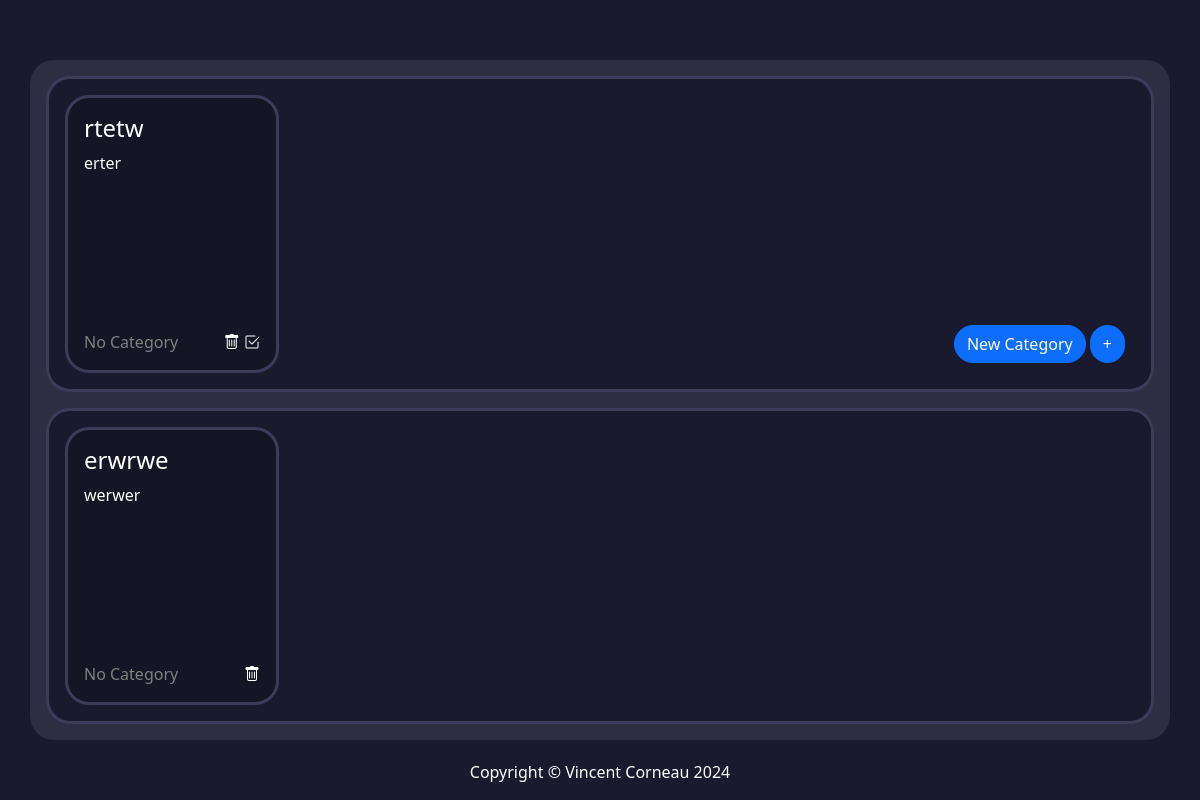
Before: / with the older database file.
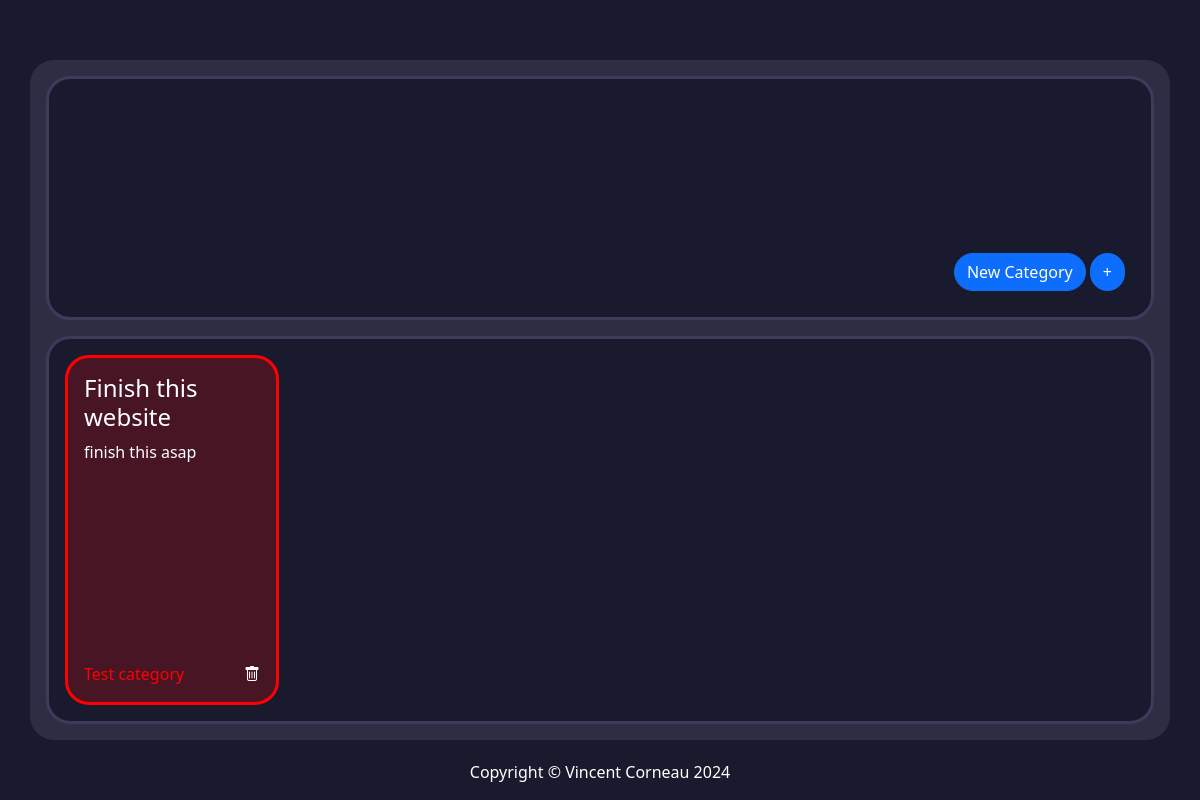
After: the same page with the newer database file.
### todo_app/models.py (models this page shows, shortened)
class Todo(models.Model):
    id = models.AutoField(primary_key=True)
    name = models.CharField(max_length=20, verbose_name="Nom")
    description = models.CharField(max_length=150, verbose_name="Description")
    isDone = models.BooleanField(default=False)
    category = models.ForeignKey(
        Category,
        on_delete=models.CASCADE,
        related_name="todos",
        null=True, blank=True
    )
    class Meta:
        ordering = ('id', 'name','description' ,'isDone')
        verbose_name = "todo"
        verbose_name_plural = "todo"

class Category(models.Model):
    id = models.AutoField(primary_key=True)
    name = models.CharField(max_length=20, verbose_name="Nom")
    color = ColorField(default='#FF0000')
    class Meta:
        ordering = ('id', 'name', 'color',)
        verbose_name = "categorie"
        verbose_name_plural = "categorie"

### todo_app/views.py (the view)
# urls.py: path('', views.TodoView.as_view(), name="todo-list"),
class TodoView(View):
    def get(self, request):
        todo = Todo.objects.all()
        context = {
            'todos': todo,
        }
        return render(request, 'todo-list.html', context)

### todo_app/templatetags/color_filter.py (called while the page is built)
@register.filter
def hex_to_rgba(color, alpha=0.3):
    if not color:
        return f'rgba(0, 0, 0, {alpha})'
    color_str = str(color).strip()
    if color_str.startswith("#"):
        color_str = color_str[1:]
    if len(color_str) != 6:
        return f'rgba(0, 0, 0, {alpha})'
    try:
        r, g, b = tuple(int(color_str[i:i+2], 16) for i in (0, 2, 4))
    except ValueError:
        return f'rgba(0, 0, 0, {alpha})'
    return f'rgba({r}, {g}, {b}, {alpha})'

### todo_app/templates/todo-list.html (shortened to what this page needs)
{% extends 'base.html' %}
{% block content %}
{% load static %}
{% load color_filter %}
<div class="d-grid h-100 p-3 gap-3">
  <div class="list-container d-flex gap-2 p-3">
    {% for todo in todos %}
    {% if not todo.isDone %}
    <div class="d-grid todo-container" style="
      border-color: {{ todo.category.color }};
      background-color: {{ todo.category.color|hex_to_rgba:0.2 }};">
      <div class="d-grid gap-2 card">
        <div class="card-body">
          <h4 class="card-title text-wrap">{{ todo.name }}</h4>
          <p class="card-text text-wrap">{{ todo.description }}</p>
          <div class="position-absolute bottom-0">
          {% if todo.category %}
              <p style="color: {{ todo.category.color }};">
                  {{ todo.category.name }}
              </p>
          {% else %}
              <p style="color: gray;">No Category</p>
          {% endif %}          </div>
          <div class="position-absolute bottom-0 end-0 m-3">
            <a href="{% url 'delete-todo' todo.id %}"><i class="bi bi-trash"></i></a>
            <a href="{% url 'complete-todo' todo.id %}"><i class="bi bi-check2-square"></i></a>
          </div>
        </div>
      </div>
    </div>
    {% endif %}
    {% endfor %}
    <div class="buttons-group m-3">
      <a class="btn btn-primary" href="{% url 'category-form' %}">New Category</a>
      <a class="btn btn-primary" href="/newtodo">+</a>
    </div>
  </div>
  <div class="list-container d-flex gap-2 p-3">
    {% for todo in todos %}
    {% if todo.isDone %}
    <div class="d-grid todo-container"style="
      border-color: {{ todo.category.color }};
      background-color: {{ todo.category.color|hex_to_rgba:0.2 }};">
      <div class="d-grid gap-2 card">
        <div class="card-body">
          <h4 class="card-title text-wrap">{{ todo.name }}</h4>
          <p class="card-text text-wrap">{{ todo.description }}</p>
          <div class="position-absolute bottom-0">
          {% if todo.category %}
              <p style="color: {{ todo.category.color }};">
                  {{ todo.category.name }}
              </p>
          {% else %}
              <p style="color: gray;">No Category</p>
          {% endif %}          </div>
          <a href="{% url 'delete-todo' todo.id %}" class="position-absolute bottom-0 end-0 m-3"><i
              class="bi bi-trash"></i></a>
        </div>
      </div>
    </div>
    {% endif %}
    {% endfor %}
  </div>
</div>
{% endblock %}

### templates/base.html (shortened to what this page needs)
{% load static %}
<!DOCTYPE html>
<html lang="fr">
<head>
  <link rel="stylesheet" href="https://cdnjs.cloudflare.com/ajax/libs/bootstrap/5.2.3/css/bootstrap.min.css" />
  <link rel="stylesheet" href="https://cdnjs.cloudflare.com/ajax/libs/font-awesome/6.4.0/css/all.min.css" />
  <link rel="stylesheet" href="https://cdn.jsdelivr.net/npm/bootstrap-icons@1.3.0/font/bootstrap-icons.css">
  <link rel="stylesheet" href="../static/css/coloris.css"/>
  <link rel="stylesheet" type="text/css" href="{% static 'css/styles.css' %}" />
</head>
<body>
  <main>
    <div class="container position-fixed top-50 start-50 translate-middle">
      {% block content %}{% endblock %}
    </div>
  </main>
  <footer>
    <div class="position-fixed bottom-0 start-50 translate-middle-x">
      <div class="row">
        <div class="col-lg-12 text-center">
          <p>Copyright &copy; Vincent Corneau 2024</p>
        </div>
      </div>
    </div>
  </footer>
</body>
</html>

### static/css/styles.css (style rules this page uses)
* { font-family: 'Segoe UI', Tahoma, Geneva, Verdana, sans-serif; color: white; margin: 0; padding: 0; box-sizing: border-box; }
body { background: #1a1a2e; }
.container { --bs-gutter-x: 0rem; position: relative; background-color: #2d2d44; border-radius: 1.5rem; height: 85%; }
.list-container { position: relative; background-color: #1a1a2e; border-radius: 1.5rem; height: 100%; border: #3b3b5a solid 3px }
.todo-container { position: relative; background-color: #2d2d44; width: 20%; border-radius: 1.5rem; border: #3b3b5a solid 3px; }
.buttons-group { position: absolute; bottom: 10px; right: 10px; }
.card { background-color: transparent; border: transparent 0px; }
.btn { border-radius: 1.5rem; }

Changed rows visible on the page:
removed Todo: name "rtetw", description "erter", shows "No Category"
removed Todo: name "erwrwe", description "werwer", shows "No Category"
added Todo: name "Finish this website", description "finish this asap", category.name "Test category"
